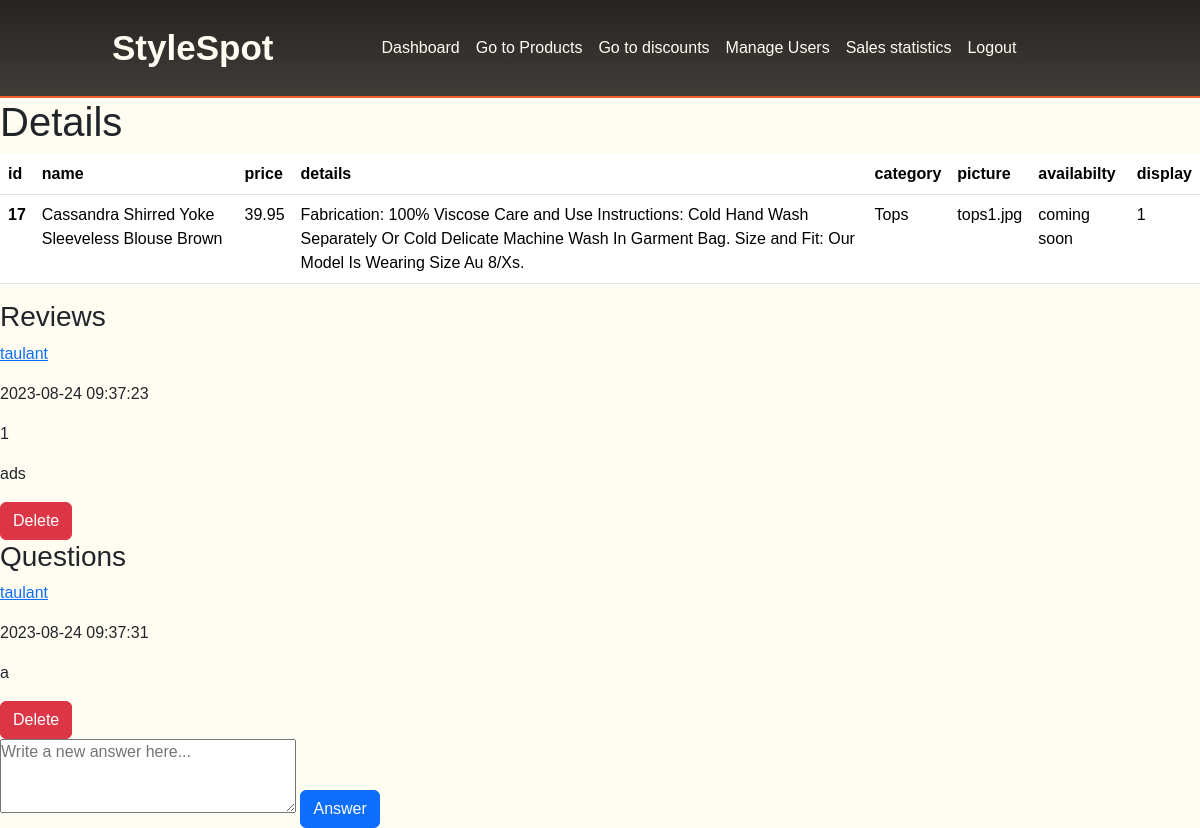
The app's page /products/details.php?id=17 (signed in) with its own data.
### tables this page shows
CREATE TABLE IF NOT EXISTS `products` (
  `ID` int NOT NULL AUTO_INCREMENT,
  `name` varchar(255) DEFAULT NULL,
  `price` decimal(8,2) DEFAULT NULL,
  `details` text,
  `picture` tinytext,
  `availability` varchar(255) DEFAULT NULL,
  `display` tinyint(1) DEFAULT NULL,
  `fk_category` int DEFAULT NULL,
  PRIMARY KEY (`ID`),
  KEY `fk_category` (`fk_category`)
);

CREATE TABLE IF NOT EXISTS `categories` (
  `ID` int NOT NULL AUTO_INCREMENT,
  `category` varchar(255) DEFAULT NULL,
  PRIMARY KEY (`ID`)
);

CREATE TABLE IF NOT EXISTS `reviews` (
  `id` int NOT NULL AUTO_INCREMENT,
  `product_id` int DEFAULT NULL,
  `user_id` int DEFAULT NULL,
  `rating` int DEFAULT NULL,
  `comment` text,
  `created_at` timestamp NULL DEFAULT CURRENT_TIMESTAMP,
  PRIMARY KEY (`id`),
  KEY `product_id` (`product_id`),
  KEY `user_id` (`user_id`)
);

CREATE TABLE IF NOT EXISTS `users` (
  `id` int NOT NULL AUTO_INCREMENT,
  `fname` varchar(255) NOT NULL,
  `lname` varchar(255) NOT NULL,
  `username` varchar(255) NOT NULL,
  `email` varchar(255) NOT NULL,
  `date_of_birth` date NOT NULL,
  `phone_number` int NOT NULL,
  `gender` varchar(255) NOT NULL,
  `password` varchar(255) NOT NULL,
  `role` varchar(255) NOT NULL DEFAULT 'user',
  `picture` varchar(255) NOT NULL,
  PRIMARY KEY (`id`)
);

CREATE TABLE IF NOT EXISTS `questions` (
  `id` int NOT NULL AUTO_INCREMENT,
  `question_text` text NOT NULL,
  `product_id` int DEFAULT NULL,
  `user_id` int DEFAULT NULL,
  `created_at` timestamp NOT NULL DEFAULT CURRENT_TIMESTAMP,
  `answer` text,
  PRIMARY KEY (`id`),
  KEY `fk_product_idx` (`product_id`)
);

### products/details.php (the view, shortened to what this page needs)
<?php
    require_once "../db_connect.php";
    $productID = $_GET['id'];
    $searchProduct = "SELECT products.ID, name, price, details, fk_category, picture, availability, display, c.category as category FROM products JOIN categories AS c ON products.fk_category = c.ID WHERE products.ID = $productID";
    $result = $connect->query($searchProduct);
    $row = $result->fetch_assoc();
    $name = $row['name'];
    $price = $row['price'];
    $details = $row['details'];
    $categoryName = $row['category'];
    $picture = $row['picture'];
    $availability = $row['availability'];
    $display = $row['display'];
    $getReviews = "SELECT reviews.id AS ID, u.username, u.id AS userID, rating, comment, created_at AS created FROM reviews JOIN users AS u ON reviews.user_id = u.id WHERE product_id = $productID ";
    $reviewResult = $connect->query($getReviews);
    $reviews = "";
    if(mysqli_num_rows($reviewResult) > 0){
        while($rowReviews = $reviewResult->fetch_assoc()){
            $reviews .="<div>
                            <a href='../users/banUser.php?id={$rowReviews['userID']}'><p>{$rowReviews['username']}<p></a>
                            <p>{$rowReviews['created']}</p>
                            <p>{$rowReviews['rating']}</p>
                            <p>{$rowReviews['comment']}</p>
                            <form action='deleteReview.php?reviewID={$rowReviews['ID']}' method='POST'>
                                <input type='hidden' name='productID' value={$productID}>
                                <button type='submit' class='btn btn-danger'>Delete</button>
                            </form>
                        </div>";
        }
    }
    $getQuestions = "SELECT questions.id AS ID, u.username, u.id AS userID, question_text AS question, created_at AS created, answer FROM `questions` JOIN users AS u ON questions.user_id = u.id WHERE product_id = $productID";
    $questionsResult = $connect->query($getQuestions);
    $questions = "";
    if(mysqli_num_rows($questionsResult) > 0){
        while($rowQuestions = $questionsResult->fetch_assoc()){
            $answer = ($rowQuestions['answer'] != null) ? "<p>answer: {$rowQuestions['answer']}" : "";
            $questions .="<div>
                            <a href='../users/banUser.php?id={$rowQuestions['userID']}'><p>{$rowQuestions['username']}<p></a>
                            <p>{$rowQuestions['created']}</p>
                            <p>{$rowQuestions['question']}</p>
                            $answer
                            <form action='deleteQuestion.php?questionID={$rowQuestions['ID']}' method='POST'>
                                <input type='hidden' name='productID' value={$productID}>
                                <button type='submit' class='btn btn-danger'>Delete</button>
                            </form>
                            <form method='POST'>
                                <input type='hidden' name='questionID' value={$rowQuestions['ID']}>
                                <textarea name=answer cols=30 rows=3 placeholder='Write a new answer here...'></textarea>
                                <button type='submit' class='btn btn-primary' name='sendAnswer'>Answer</button>
                            </form>
                        </div>";
        }
    }
?>
<!DOCTYPE html>
<html lang="en">
<head>
    <link href="https://cdn.jsdelivr.net/npm/bootstrap@5.3.1/dist/css/bootstrap.min.css" rel="stylesheet">
</head>
<body>
<?php include_once "../components/navbarAdmin.php"
    ?>
    <h1>Details</h1>
    <table class="table">
        <thead>
            <tr>
            <th scope="col">id</th>
            <th scope="col">name</th>
            <th scope="col">price</th>
            <th scope="col">details</th>
            <th scope="col">category</th>
            <th scope="col">picture</th>
            <th scope="col">availabilty</th>
            <th scope="col">display</th>
            </tr>
        </thead>
        <tbody>
            <tr>
            <th scope="row"><?= $productID ?></th>
            <td><?= $name ?></td>
            <td><?= $price ?></td>
            <td><?= $details ?></td>
            <td><?= $categoryName ?></td>
            <td><?= $picture ?></td>
            <td><?= $availability ?></td>
            <td><?= $display ?></td>
            </tr>
        </tbody>
    </table>
    <h3>Reviews</h3>
    <?= $reviews ?>
    <h3>Questions</h3>
    <?= $questions ?>
</body>
</html>

### components/navbarAdmin.php (style rules this page uses)
* { padding: 0; margin: 0; text-decoration: none; list-style: none; box-sizing: border-box; font-family: sans-serif; }
body { background-color: #FFFCF2 }

### records on screen
products: name "Cassandra Shirred Yoke Sleeveless Blouse Brown", price "39.95", details "Fabrication: 100% Viscose Care and Use Instructions: Cold Hand Wash Separately Or Cold Delicate Machine Wash In Garment Bag. Size and Fit: Our Model Is Wearing Size Au 8/Xs.", fk_category.category "Tops", picture "tops1.jpg", availability "coming soon", display "1"
reviews: user.username "taulant", created_at "2023-08-24 09:37:23", rating "1", comment "ads"
questions: user.username "taulant", created_at "2023-08-24 09:37:31", question_text "a"

### other values on screen
$productID "17"
